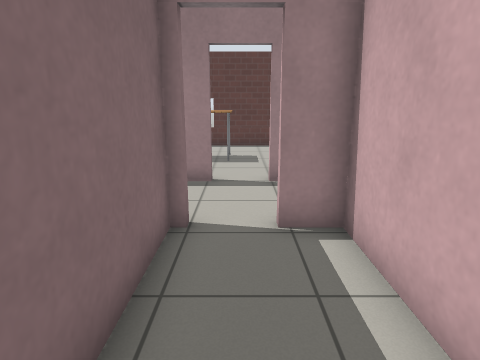
[1] (above)

16 first-person views from a walk through a Gazebo world. The camera is 1.2 m above the floor, tilts 14° down and sees 75° across. The floor is counted in squares, 0.5 m on a side. Each view is taken from the middle of a square. On the plan, view 1 faces up. The plan holds only what a view shows up to about 19 squares ahead; the rest is blank. Gazebo's built-in surfaces are drawn with simple patterns.

[2]
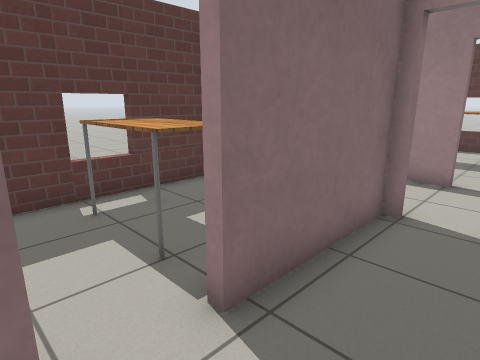

[3]
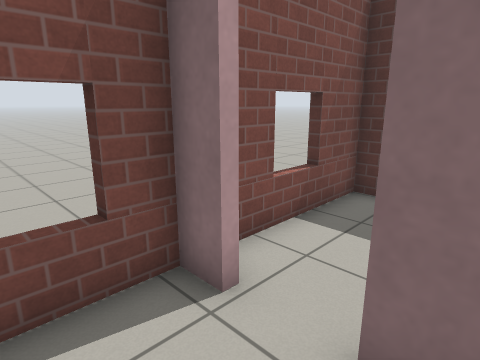

[4]
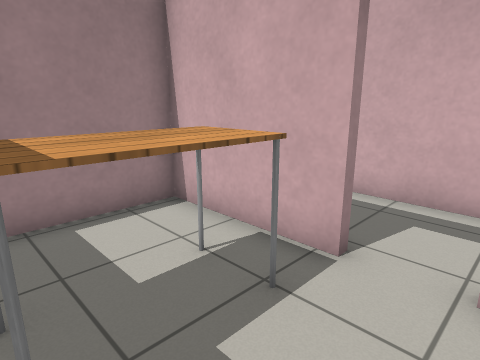

[5]
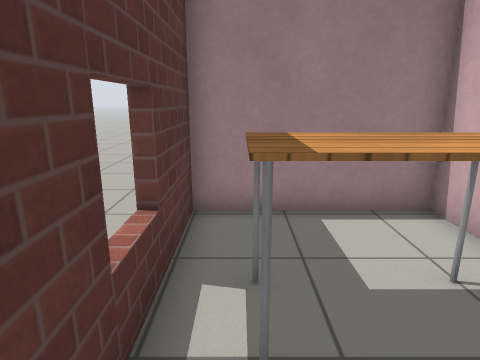

[6]
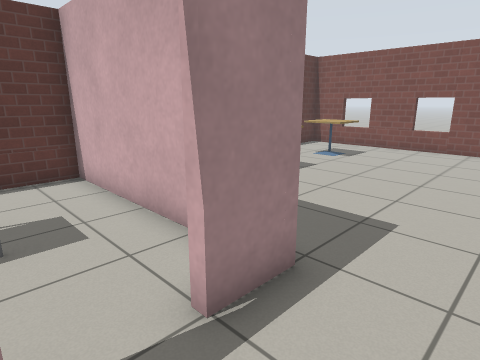

[7]
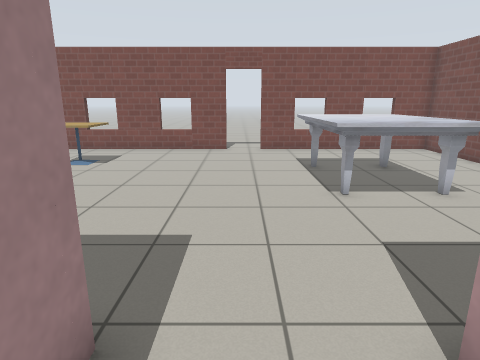

[8]
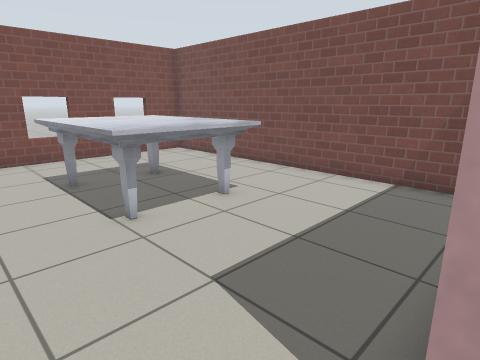

[9]
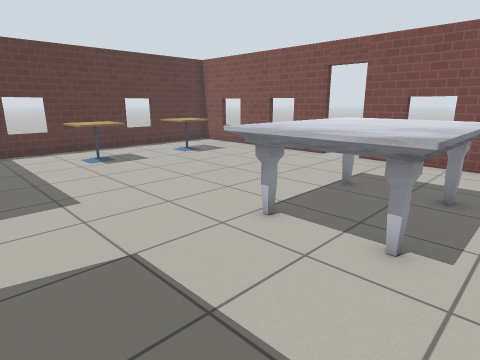

[10]
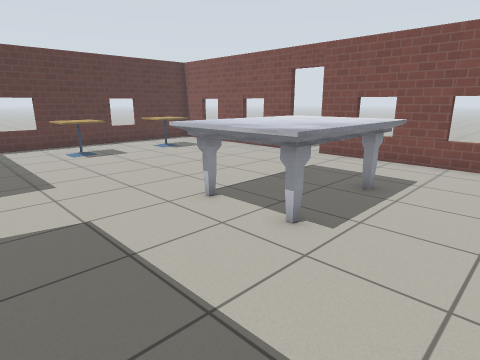

[11]
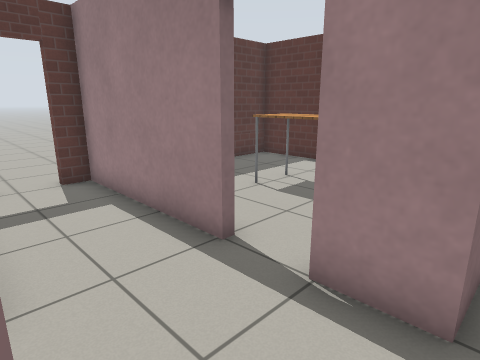

[12]
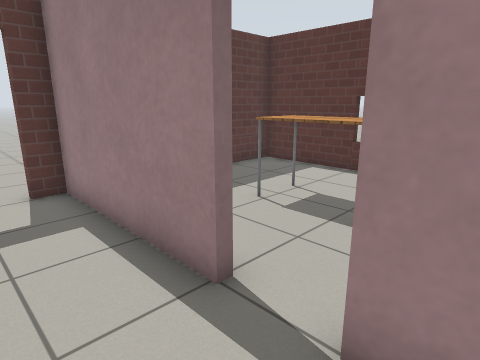

[13]
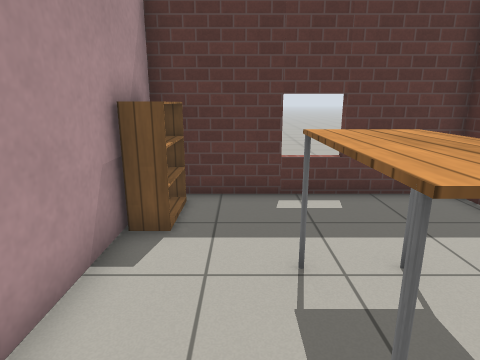

[14]
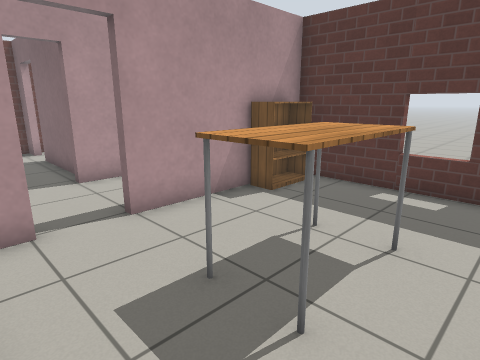

[15]
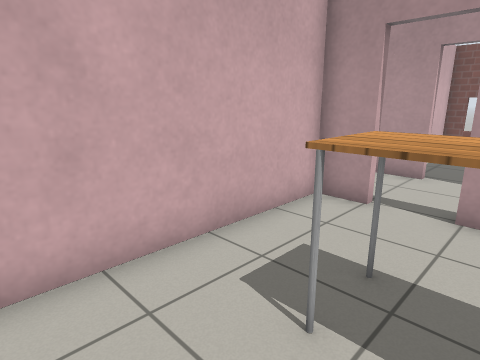

[16]
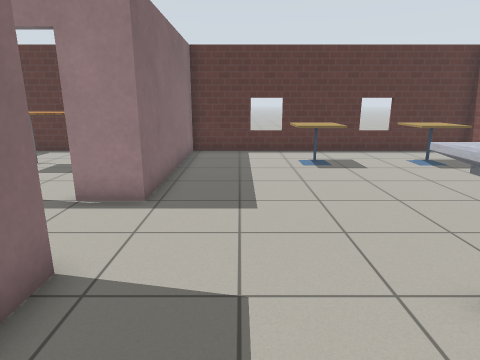

### Floor plan
Points are (right, up) in squares from view 1. A wall is a line through its corners. A room is listed if a view was taken in it or the views show most of it. See-through windows are left out.
Room 1 (views 1, 2, 3)
walls: (-1.4, -0.6) (-1.4, -1.7) (2, -1.7) (2, 5.7) (0.8, 5.7); (-1.4, 5.7) (-1.4, 1.1)
ways out: open door at (-1.5, 0.5) to room 2; open door at (-0.5, 6) to room 3
Room 2 (views 4, 5)
walls: (-1.7, 1.1) (-1.7, 5.7) (-7.1, 5.7) (-7.1, -1.7) (-1.9, -1.7)
ways out: open door at (-1.5, 0.5) to room 1
objects: table (-6, 2) to (-3, 3)
Room 3 (views 6, 7, 8, 9, 10, 11, 12, 16)
walls: (16.3, 8.7) (16.3, 17.7) (2.6, 17.7) (2.6, 9.4) (0.9, 9.4); (16.8, 5.2) (16.3, 5.2); (0.8, 6) (2.3, 6) (2.3, 5); (16.8, 12.1) (16.3, 12.1); (-0.9, 9.4) (-7.1, 9.4) (-7.1, 8.6); (16.8, 1.7) (16.3, 1.7); (16.8, 15.9) (16.3, 15.9); (3.5, -1.7) (16.3, -1.7) (16.3, 7); (-2.5, 6) (-1, 6)
ways out: open door at (-0.5, 6) to room 1; opening at (-6, 9) to room 4; open door at (0, 9.8) to room 4; open door at (-7, 7.5); open door at (16.5, 7.5)
objects: cafe table (7, 14) to (9, 15); marble table (8, 2) to (12, 6); cafe table (12, 14) to (13, 15)
Room 4 (views 13, 14, 15)
walls: (-4.2, 9.7) (-0.9, 9.7); (0.9, 9.7) (2.3, 9.7) (2.3, 17.7) (-7.1, 17.7) (-7.1, 9.7)
ways out: opening at (-6, 9) to room 3; open door at (0, 9.8) to room 3
objects: bookshelf (-6, 10) to (-5, 10); table (-3, 13) to (-1, 14)

Positions as (right, up) in squares from view 1, and headings:
1: (0, 0), facing up
2: (1, -1), facing up-left
3: (1, 2), facing down-left
4: (-6, -1), facing up-right
5: (-6, -1), facing up
6: (-1, 7), facing up-right
7: (0, 8), facing right
8: (2, 8), facing down-right
9: (3, 1), facing up-right
10: (3, -1), facing up-right
11: (3, 6), facing up-left
12: (2, 7), facing up-left
13: (1, 12), facing left
14: (2, 16), facing down-left
15: (-2, 17), facing down-right
16: (5, 2), facing up
